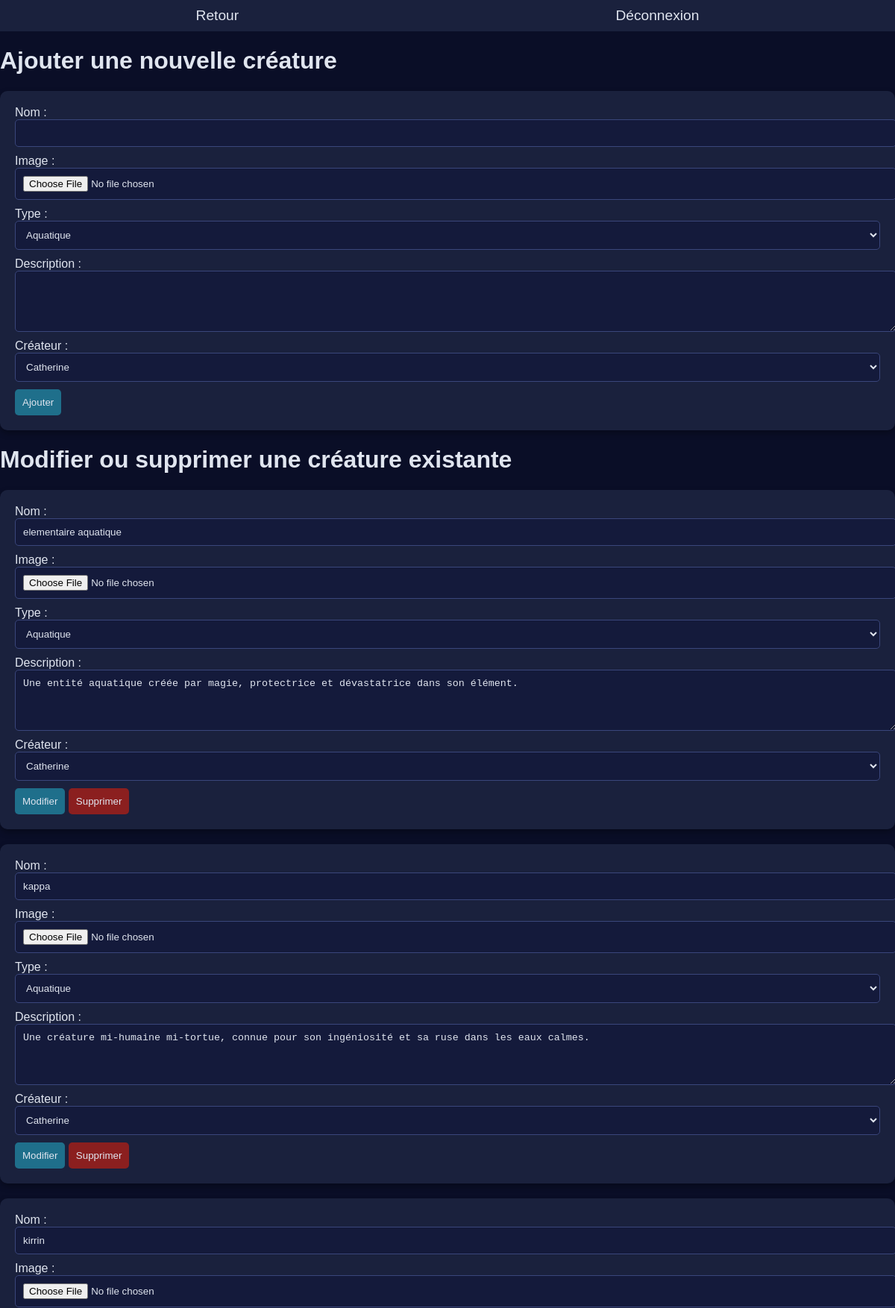
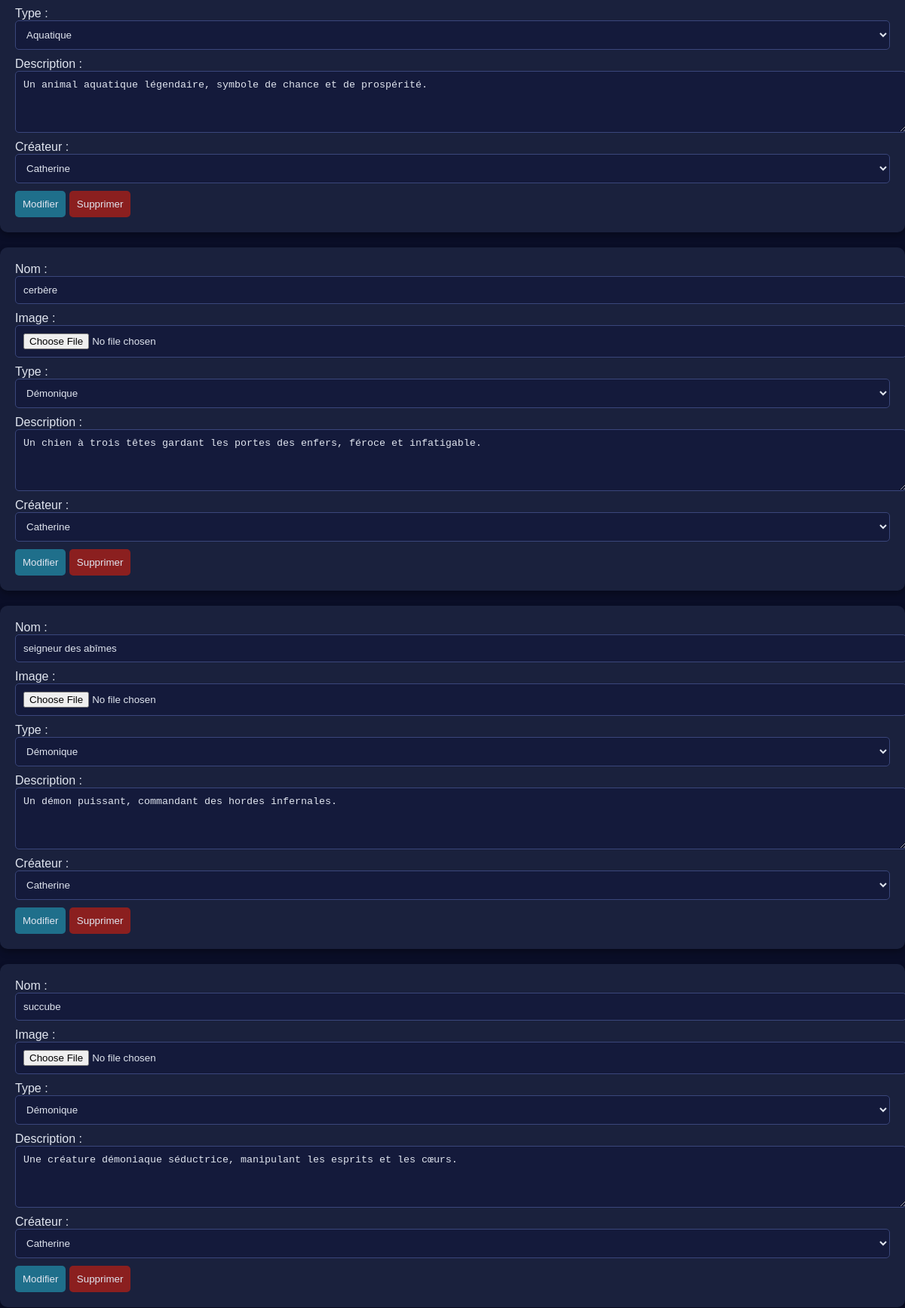
Page /asset/php-subpage/édit_créature.php (signed in, upper part) on the committed database (2 pictures, top to bottom).
### tables this page shows
CREATE TABLE IF NOT EXISTS `creature` (
  `id_creature` int NOT NULL AUTO_INCREMENT,
  `nom_creature` varchar(100) NOT NULL,
  `description_creature` text,
  `img_creature` varchar(255) DEFAULT NULL,
  `user_id` int DEFAULT NULL,
  `type_id` int DEFAULT NULL,
  PRIMARY KEY (`id_creature`),
  KEY `user_id` (`user_id`),
  KEY `type_id` (`type_id`)
);

CREATE TABLE IF NOT EXISTS `user` (
  `user_id` int NOT NULL AUTO_INCREMENT,
  `noms_user` varchar(100) NOT NULL,
  `mot_de_pass` varchar(255) NOT NULL,
  `element_id` int DEFAULT NULL,
  PRIMARY KEY (`user_id`),
  KEY `element_id` (`element_id`)
);

### asset/php-subpage/édit_créature.php (the view, shortened to what this page needs)
<?php
$host = 'localhost';
$dbname = 'academie_magique';
$user = 'root';
$password = '';
try {
    $pdo = new PDO("mysql:host=$host;dbname=$dbname", $user, $password);
    $pdo->setAttribute(PDO::ATTR_ERRMODE, PDO::ERRMODE_EXCEPTION);
} catch (PDOException $e) {
    die("Erreur de connexion : " . $e->getMessage());
}
try {
    $stmt = $pdo->query("SELECT * FROM creature");
    $creatures = $stmt->fetchAll(PDO::FETCH_ASSOC);
    $stmt_users = $pdo->query("SELECT user_id, noms_user FROM user");
    $users = $stmt_users->fetchAll(PDO::FETCH_ASSOC);
} catch (PDOException $e) {
    die("Erreur lors de la récupération des données : " . $e->getMessage());
}
?>
<!DOCTYPE html>
<html lang="fr">
<head>
    <link rel="stylesheet" href="../css/style_créature.css">
</head>
<body>
    <nav>
        <a href="../../créature.php">Retour</a>
        <a href="logout.php">Déconnexion</a>
    </nav>
    <main>
        <h1>Ajouter une nouvelle créature</h1>
        <form method="POST" action="ajout_creature.php" enctype="multipart/form-data">
            <label for="nom">Nom :</label>
            <input type="text" id="nom" name="nom" required>
            <label for="image">Image :</label>
            <input type="file" id="image" name="image" accept="image/*">
            <label for="type">Type :</label>
            <select id="type" name="type" required>
                <option value="1">Aquatique</option>
            </select>
            <label for="description">Description :</label>
            <textarea id="description" name="description" rows="4" required></textarea>
            <label for="user">Créateur :</label>
            <select id="user" name="user_id" required>
                <?php foreach ($users as $user): ?>
                    <option value="<?= htmlspecialchars($user['user_id']) ?>"><?= htmlspecialchars($user['noms_user']) ?></option>
                <?php endforeach; ?>
            </select>
            <button type="submit">Ajouter</button>
        </form>
        <h1>Modifier ou supprimer une créature existante</h1>
        <?php foreach ($creatures as $creature): ?>
            <form method="POST" action="modif_creature.php" enctype="multipart/form-data">
                <label for="nom-<?= $creature['id_creature'] ?>">Nom :</label>
                <input type="text" id="nom-<?= $creature['id_creature'] ?>" name="nom" value="<?= htmlspecialchars($creature['nom_creature']) ?>" required>
                <label for="image-<?= $creature['id_creature'] ?>">Image :</label>
                <input type="file" id="image-<?= $creature['id_creature'] ?>" name="image" accept="image/*">
                <label for="type-<?= $creature['id_creature'] ?>">Type :</label>
                <select id="type-<?= $creature['id_creature'] ?>" name="type" required>
                    <option value="1" <?= $creature['type_id'] == 1 ? 'selected' : '' ?>>Aquatique</option>
                    <option value="2" <?= $creature['type_id'] == 2 ? 'selected' : '' ?>>Démonique</option>
                </select>
                <label for="description-<?= $creature['id_creature'] ?>">Description :</label>
                <textarea id="description-<?= $creature['id_creature'] ?>" name="description" rows="4" required><?= htmlspecialchars($creature['description_creature']) ?></textarea>
                <label for="user-<?= $creature['id_creature'] ?>">Créateur :</label>
                <select id="user-<?= $creature['id_creature'] ?>" name="user_id" required>
                    <?php foreach ($users as $user): ?>
                        <option value="<?= htmlspecialchars($user['user_id']) ?>" <?= $creature['user_id'] == $user['user_id'] ? 'selected' : '' ?>><?= htmlspecialchars($user['noms_user']) ?></option>
                    <?php endforeach; ?>
                </select>
                <div class="button-group">
                    <button type="submit">Modifier</button>
                    <button type="submit" formaction="delete-créature.php" id="delete-boutton" class="delete">Supprimer</button>
                </div>
                </form>
        <?php endforeach; ?>
    </main>
</body>
</html>

### asset/css/style_créature.css (style rules this page uses)
body { margin: 0; font-family: 'Arial', sans-serif; background-color: #0a0e27; color: #e0e5ef; }
nav { background-color: #1a213d; padding: 10px; display: flex; justify-content: space-around; }
nav a { color: #e0e5ef; text-decoration: none; font-size: 1.2rem; transition: color 0.3s ease; }

### asset/php-subpage/édit_créature.php (style rules this page uses)
form { margin-bottom: 20px; padding: 20px; background-color: #1a213d; border-radius: 10px; box-shadow: 0 4px 8px rgba(0, 0, 0, 0.3); }
form input, form select, form textarea { display: block; width: 100%; margin-bottom: 10px; padding: 10px; border: 1px solid #3a467b; border-radius: 5px; background-color: #141a3b; color: #e0e5ef; }
form button { padding: 10px; background-color: #1f6f8b; border: none; border-radius: 5px; color: #e0e5ef; cursor: pointer; transition: background-color 0.3s ease; }
form #delete-boutton { background-color:rgb(139, 31, 31); }

### rows in the picture
creature: nom "elementaire aquatique", type "Aquatique", description "Une entité aquatique créée par magie, protectrice et dévastatrice dans son élément.", user_id "Catherine"
creature: nom "kappa", type "Aquatique", description "Une créature mi-humaine mi-tortue, connue pour son ingéniosité et sa ruse dans les eaux calmes.", user_id "Catherine"
creature: nom "kirrin", type "Aquatique", description "Un animal aquatique légendaire, symbole de chance et de prospérité.", user_id "Catherine"
creature: nom "cerbère", type "Démonique", description "Un chien à trois têtes gardant les portes des enfers, féroce et infatigable.", user_id "Catherine"
creature: nom "seigneur des abîmes", type "Démonique", description "Un démon puissant, commandant des hordes infernales.", user_id "Catherine"
creature: nom "succube", type "Démonique", description "Une créature démoniaque séductrice, manipulant les esprits et les cœurs.", user_id "Catherine"

### other values in the picture
form field user_id "Catherine"
